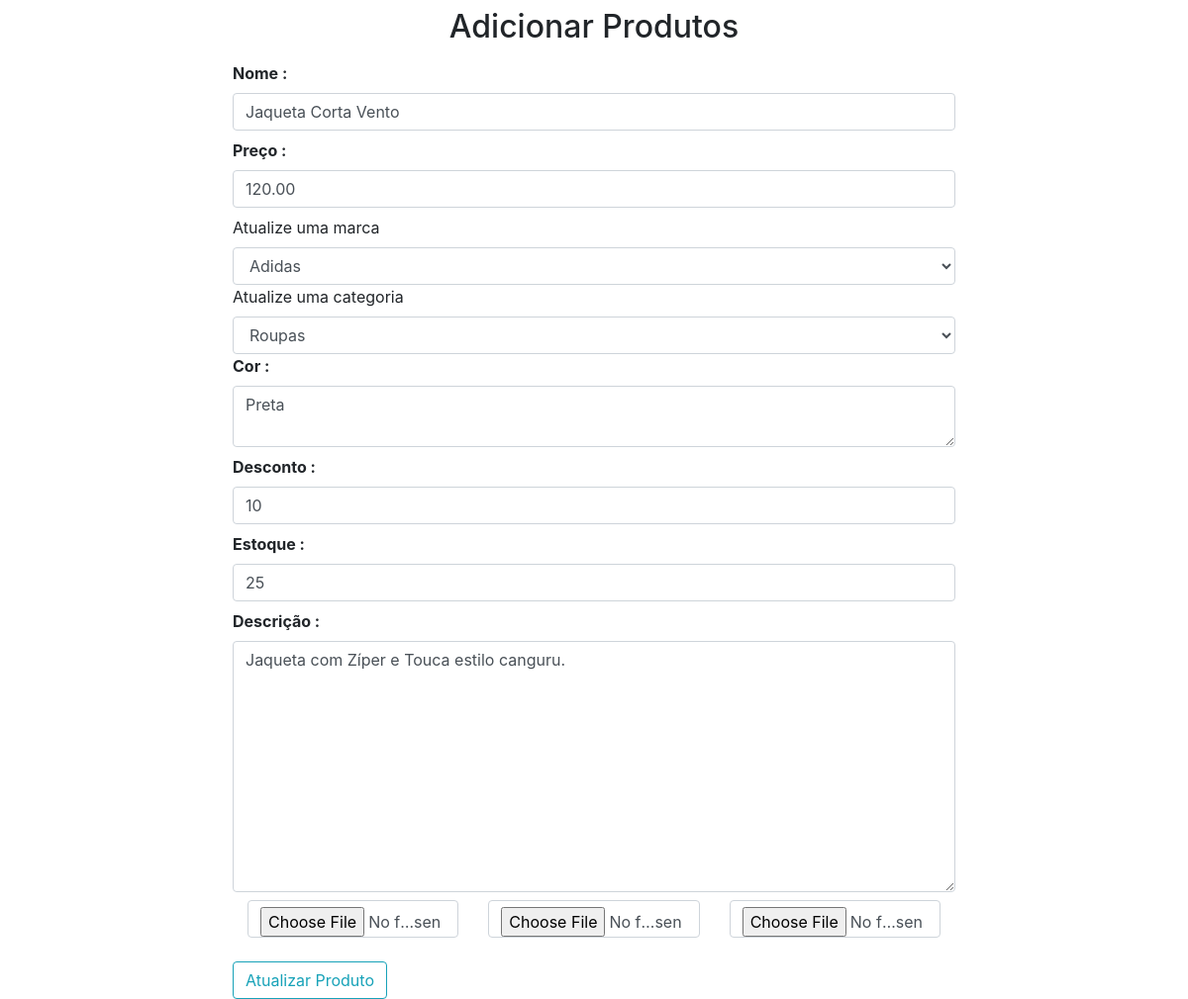
/updateproduto/1 (signed in), run on the app's committed database.
### shop/products/models.py (models this page shows, shortened)
class Produtos(db.Model):
    id = db.Column(db.Integer, primary_key=True)
    name = db.Column(db.String(80), nullable=False)
    price = db.Column(db.Numeric(10,2), nullable=False)
    discount = db.Column(db.Integer, default=0)
    stock = db.Column(db.Integer, nullable=False)
    colors = db.Column(db.Text, nullable=False)
    description = db.Column(db.Text, nullable=False)
    pub_date = db.Column(db.DateTime, nullable=False, default=datetime.utcnow)
    marca_id = db.Column(db.Integer, db.ForeignKey('marcas.id'), nullable=False)
    marca = db.relationship('Marcas', backref=db.backref('marcas', lazy=True))
    categoria_id = db.Column(db.Integer, db.ForeignKey('categorias.id'), nullable=False)
    categoria = db.relationship('Categorias', backref=db.backref('categorias', lazy=True))
    img1 = db.Column(db.String(150), nullable=False, default="image.jpeg")
    img2 = db.Column(db.String(150), nullable=False, default="image.jpeg")
    img3 = db.Column(db.String(150), nullable=False, default="image.jpeg")

class Marcas(db.Model):
    id = db.Column(db.Integer, primary_key=True)
    name = db.Column(db.String(30), nullable=False, unique=True)

class Categorias(db.Model):
    id = db.Column(db.Integer, primary_key=True)
    name = db.Column(db.String(30), nullable=False, unique=True)

### shop/products/routes.py (the view, shortened to what this page needs)
@app.route('/updateproduto/<int:id>', methods=['GET', 'POST'])
def updateproduto(id):
    if 'email' not in session:
        flash(f'Por favor, faça o login antes.', 'success')
        return redirect(url_for('login'))
    marcas = Marcas.query.all()
    categorias = Categorias.query.all()
    produto = Produtos.query.get_or_404(id)
    marca = request.form.get('marca')
    categoria = request.form.get('categoria')
    form = AddProdutos(request.form)
    form.name.data = produto.name
    form.price.data = produto.price
    form.stock.data = produto.stock
    form.colors.data = produto.colors
    form.discount.data = produto.discount
    form.description.data = produto.description
    return render_template('/products/updateproduto.html',
                           form=form,
                           produto=produto,
                           categorias=categorias,
                           marcas=marcas,
                           title="Atualizar Produtos")

### shop/products/forms.py
class AddProdutos(Form):
    name = StringField('Nome :', [validators.DataRequired()])
    price = DecimalField('Preço :', [validators.DataRequired()])
    discount = IntegerField('Desconto :', [validators.DataRequired()])
    stock = IntegerField('Estoque :', [validators.DataRequired()])
    description = TextAreaField('Descrição :', [validators.DataRequired()])
    colors = TextAreaField('Cor :', [validators.DataRequired()])
    img1 = FileField('Imagem 1 :', validators=[FileRequired(), FileAllowed(['jpeg', 'jpg', 'png', 'gif'])])
    img2 = FileField('Imagem 2 :', validators=[FileRequired(), FileAllowed(['jpeg', 'jpg', 'png', 'gif'])])
    img3 = FileField('Imagem 3 :', validators=[FileRequired(), FileAllowed(['jpeg', 'jpg', 'png', 'gif'])])

### shop/templates/products/updateproduto.html (shortened to what this page needs)
{% extends "layouts.html" %}
{% block content %}
<div class="container">
  <div class="row">
  <div class="col-md-2"></div>
  <div class="col-md-8">
    <h2 class="text-center p-2">Adicionar Produtos</h2>
    {% from "_formhelpers.html" import render_field %}
    <form action="" method="POST" enctype="multipart/form-data">
      {{ render_field(form.name, class="form-control", placeholder="Nome do Produto") }}
      {{ render_field(form.price, class="form-control", placeholder="Preço do Produto") }}
      <label for="marca">Atualize uma marca</label>
      <select name="marca" id="marca" class="form-control" required>
        <option value="{{produto.marca_id}}">{{produto.marca.name}}</option>
      </select>
      <label for="categoria">Atualize uma categoria</label>
      <select name="categoria" id="categoria" class="form-control" required>
        <option value="{{produto.categoria_id}}">{{produto.categoria.name}}</option>
      </select>
      {{ render_field(form.colors, class="form-control", placeholder="Cores do Produto") }}
      {{ render_field(form.discount, class="form-control", placeholder="Desconto do Produto") }}
      {{ render_field(form.stock, class="form-control", placeholder="Estoque do Produto") }}
      {{ render_field(form.description, class="form-control", placeholder="Descrição do Produto", rows="10") }}
      <div class="container">
        <div class="row">
          <div class="col-md-4"><input type="file" name="img1" class="form-control"></div>
          <div class="col-md-4"><input type="file" name="img2" class="form-control"></div>
          <div class="col-md-4"><input type="file" name="img3" class="form-control"></div>
        </div>
      </div>
      <button type="submit" class="btn btn-outline-info mt-4">Atualizar Produto</button>
    </form>
  </div>
  <div class="col-md-2"></div>
</div>
</div>
{% endblock content %}

### shop/templates/_formhelpers.html (shortened to what this page needs)
{% macro render_field(field) %}
<dt>{{ field.label }}
<dd>{{ field(**kwargs)|safe }}
</dd>
{% endmacro %}

### shop/static/css/dark-mode.css (style rules this page uses)
body { color: #1a1a1a; background-color: #222; }
.btn { color: #fff; background-color: #444; }

### data on the page
Produtos: name "Jaqueta Corta Vento", price "120.00", colors "Preta", discount "10", stock "25", description "Jaqueta com Zíper e Touca estilo canguru."
Marcas: marca "Adidas"
Categorias: categoria "Roupas"

### other printed values
{{ field.label }} "Nome : Preço : Cor : Desconto : Estoque : Descrição :"
